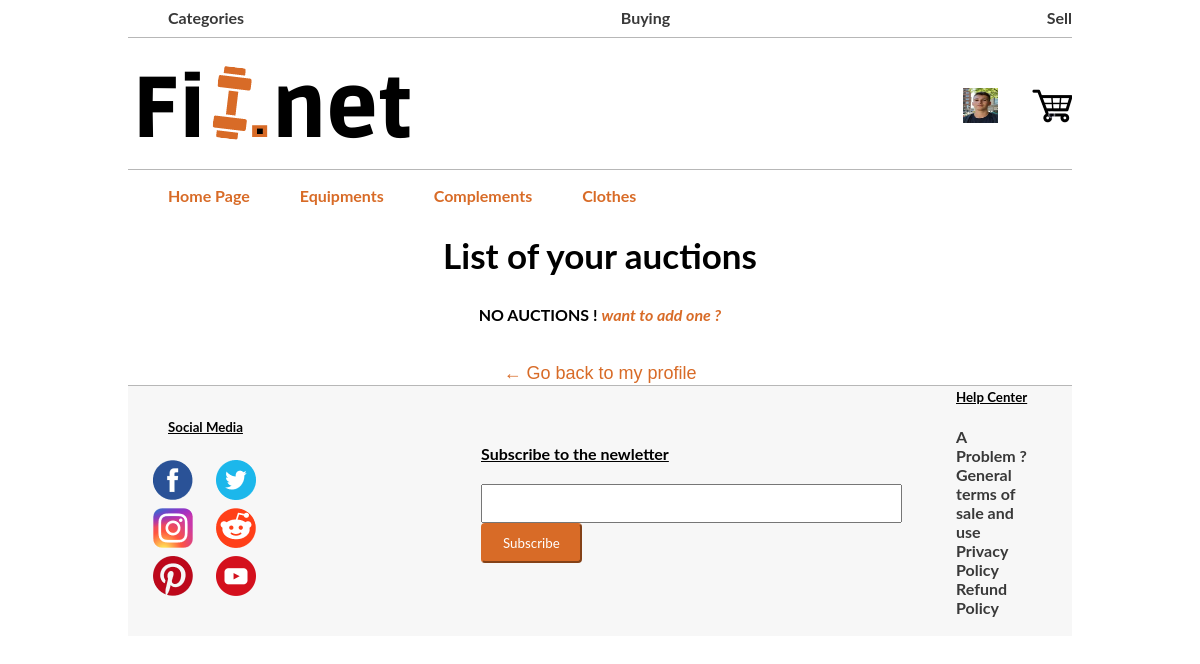
Before: /PHP/seeAuction.php (signed in) with the older database file.
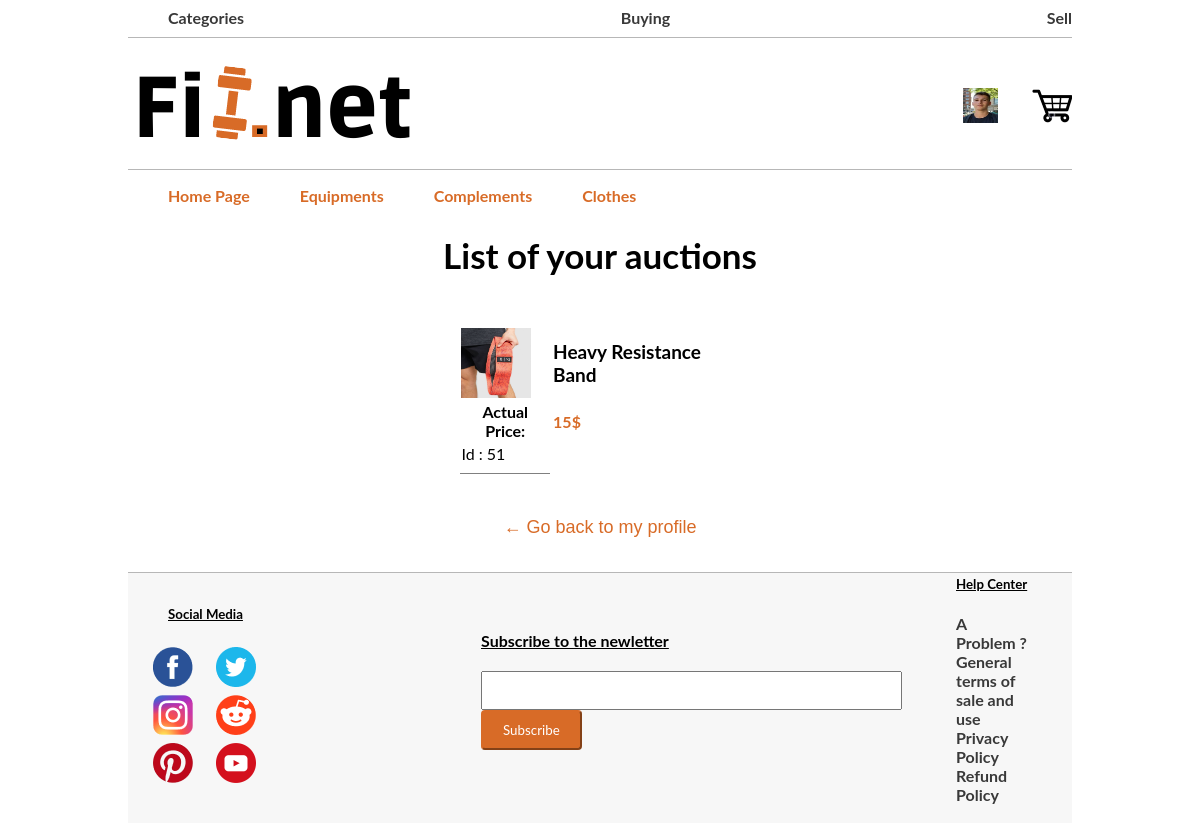
After: the same page with the newer database file.
### tables this page shows
CREATE TABLE IF NOT EXISTS `items` (
  `id` int(11) NOT NULL AUTO_INCREMENT,
  `name` text NOT NULL,
  `description` text NOT NULL,
  `price` int(11) NOT NULL,
  `category` text NOT NULL,
  `photo1` text NOT NULL,
  `photo2` text NOT NULL,
  `photo3` text NOT NULL,
  `video` text NOT NULL,
  `quantity` int(11) NOT NULL,
  `type_of_selling` text NOT NULL,
  `id_seller` int(11) NOT NULL,
  PRIMARY KEY (`id`)
);

### PHP/seeAuction.php (the view, shortened to what this page needs)
<?php include 'header.php'?>
<?php
$mysqli = new mysqli('127.0.0.1','root', '', 'fitnet', NULL) or die("Connect failed");
$idseller = $_SESSION['id'];
$queryauctions = $mysqli->query("SELECT * FROM `auction` WHERE `id_seller`='$idseller' AND `status`='inprogress' ");
$allauctions = array();
if($queryauctions->num_rows > 0){
    while($row = $queryauctions->fetch_assoc()) {
        $auction= array($row['id_auction'],$row['id_buyer'],$row['id_seller'],$row['id_item'],$row['price'],$row['status'],$row['date']);
        $allauctions[] = $auction;
    }
}
$nbAuctions = count($allauctions);
$allItems = array();
for($i=0;$i<$nbAuctions;$i++){
    $idItem = $allauctions[$i][3];
    $queryItem = $mysqli->query("SELECT id,name,photo1,price FROM `items` WHERE `id`='$idItem' ");
    if ($queryItem->num_rows > 0) {
        while($row = $queryItem->fetch_assoc()) {
            $item= array($row["id"],$row["name"],$row["photo1"],$row["price"]);
            $allItems[] = $item;
        }
    }
}
?>
<div  align='center'>
<h2 style="font-size : 35px;">List of your auctions</h2>
<?php
if($nbAuctions > 0){
    echo "<div class='profile_information_change'><table border=1 class='table_of_differnets_items'>";
    for($i=0;$i<$nbAuctions;$i++){
        $id = $allItems[$i][0];
        $name = $allItems[$i][1];
        $photo1 = $allItems[$i][2];
        $photo1 = "../itemImages/".$photo1;
        $price = $allItems[$i][3];
        echo "<tr><td style='border : none; '><img src=".$photo1." width='70' height='70'></td><td style=' border : none;' class='raw_table_items_list' id='title_item'>".$name."</td></tr><tr><td style='border : none;' class='raw_table_items_list' id='price_item'>Actual Price: </td><td style='color :#D86B27; font-weight : bold;' class='raw_table_items_list'>".$price."$</td></tr><tr ><td style='border : none; border-bottom : grey 1px solid; padding-bottom : 10px;' class='raw_table_items_list'>Id : ".$id."</td></tr>";
    }
    echo "</table><div style='padding :40px 0px 3px 0px;'><a href='sellerProfile.php'><button class='button_go_back_to_my_profile'>← Go back to my profile</button></a></div>";
}else echo "<b>NO AUCTIONS !</b> <a href='addItem.php' style='text-decoration : none; color: #D86B27; font-style : italic; font-weight : bold;'>want to add one ?</a><br><br><br><a href='sellerProfile.php'><button class='button_go_back_to_my_profile'>← Go back to my profile</button></a></div>";
?>
</div>
<?php include 'footer.php'?>

### PHP/header.php (shortened to what this page needs)
<!DOCTYPE html>
<html>
<head>
	<link rel="stylesheet" type="text/css" href="../CSS/header.css">
</head>
<body>
	<?php
		if(isset($_SESSION['photo'])){
			$photo = "../profilepictures/".$_SESSION['photo'];
		}else{
			$photo = "../Images/account_icon.png";
		}
		$linkSell = "";
		$linkCart = "";
		if(isset($_SESSION['status'])){
			if($_SESSION['status']=="seller"){
				$linkProfile = "sellerProfile.php";
				$linkSell = "addItem.php";
			}
		}else{
			$linkProfile = "login.php";
			$linkSell = "login.php";
		}
		$curPageName = substr($_SERVER["SCRIPT_NAME"],strrpos($_SERVER["SCRIPT_NAME"],"/")+1);
    ?>
    <header>
    	<ul id="selectionMode">
    		<a href="../PHP/index.php" class="selectionType1"><li>Categories</li></a>
    		<a href="" class="selectionType1"><li>Buying</li></a>
    		<a href="<?= $linkSell?>" class="selectionType1"><li>Sell</li></a>
    	</ul>
    	<div id="logoHeader">
    		<a href="../PHP/index.php"><img src="../Images/Fit.net.png" alt="logo"></a>
    		<div>
    			<a href="<?= $linkProfile?>" class="customerIcons"><img src="<?= $photo ?>" alt="account" width=35 height=35></a>
    			<a href="<?= $linkCart?>" class="customerIcons"><img src="../Images/cart_icon.png" alt="cart"></a>
    		</div>
    	</div>
		<div>
		<?php
			if($curPageName != "payment.php" && $curPageName != "shoppingCart.php" && $curPageName != "adminProfile.php" && $curPageName != "buyerProfile.php" && $curPageName != "sellerProfile.php" && $curPageName != "editAdmin.php" && $curPageName != "editSeller.php" && $curPageName != "editBuyer.php" && $curPageName != "addItem.php" && $curPageName != "privacy_policy.php" && $curPageName != "refund_policy.php"){
		?>
    		<ul id="categoryMode">
    		    <a href="../PHP/index.php" class="selectionType2"><li>Home Page</li></a>
    		    <a href="../PHP/equipment.php" class="selectionType2"><li>Equipments</li></a>
    		    <a href="../PHP/complements.php" class="selectionType2"><li>Complements</li></a>
    		    <a href="../PHP/clothes.php" class="selectionType2"><li>Clothes</li></a>
    		</ul>
		<?php
			}
		?>
    	</div>
    </header>
</body>
</html>

### PHP/footer.php (shortened to what this page needs)
<!DOCTYPE html>
<html>
<head>
	<link rel="stylesheet" type="text/css" href="../CSS/footer.css">
</head>
<body>
<footer class="footer">
    	<table class="footer_table">
    		<tbody>
    			<tr>
    				<td class="first_footerpart">
    					<h5 class="title_footer1">Social Media</h5>
    					<table>
    						<tr>
    							<td class="different_socialMedia">
    								<a href="https://www.facebook.com/" target="_blank"><img src="../Images/fb_logo.png"></td></a>
    							</td>
    							<td class="different_socialMedia">
    								<a href="https://twitter.com/" target="_blank"><img src="../Images/twitter_logo.png"></a>
    							</td>
    						</tr>
    						<tr>
    							<td class="different_socialMedia">
    								<a href="https://www.instagram.com/" target="_blank"><img src="../Images/insta_logo.png"></a>
    							</td>
    							<td class="different_socialMedia">
    								<a href="https://www.reddit.com/" target="_blank"><img src="../Images/reddit_logo.png"></a>
    							</td>
    						</tr>
    						<tr>
    							<td class="different_socialMedia">
    								<a href="https://www.pinterest.fr/" target="_blank"><img src="../Images/pinterest_logo.png"></a>
    							</td>
    							<td class="different_socialMedia">
    								<a href="https://www.youtube.com/" target="_blank"><img src="../Images/youtube_logo.png"></a>
    							</td>
    						</tr>
    					</table>
    				<td class="second_footerpart">
    					<h4 class="title_footer2">Subscribe to the newletter</h4>
                        <form method="post">
                            <input type="email" name="email_marketing" id="textLabel_email_marketing" size="50">
							<input  id="button_email_marketing" type="submit" name="newsletter" value="Subscribe">
                        </form>
    				</td>
    				<td class="third_footerpart">
    					<h5 class="title_footer3" >Help Center</h5>
                        <ul id="help_center">
                          <a href="../PHP/contact_us.php" class="selectionType1"> <li>A Problem ?</li></a>
                          <a href="../PHP/general_terms_of_sale_and_use.php" class="selectionType1"> <li>General terms of sale and use</li></a>
                          <a href="../PHP/privacy_policy.php" class="selectionType1"><li></li>Privacy Policy</a>
                          <a href="../PHP/refund_policy.php" class="selectionType1"><li></li>Refund Policy</a>
                        </ul>
    				</td>
    </footer>
</body>
</html>

### CSS/header.css (style rules this page uses)
body { font-family: lato; padding-right: 10%; padding-left: 10%; }
#selectionMode { display : flex; justify-content: space-between; list-style-type: none; align-items: center; padding-bottom: 10px; border-bottom: 1px #B7B7B7 solid; }
#logoHeader { display : flex; justify-content: space-between; align-items: center; padding-bottom: 15px; border-bottom: 1px #B7B7B7 solid; }
.customerIcons { padding-left: 30px; }
#categoryMode { display : flex; list-style-type: none; align-items: center; }
.selectionType1, .selectionType2, .selectionType3 { color: #393939; text-decoration: none; font-weight: bold; }
.selectionType2 { color: #D86B27; padding-right: 50px; }

### CSS/footer.css (style rules this page uses)
.footer { border-top: 1px #B7B7B7 solid; display: flex; justify-content: space-around; background-color: #F7F7F7; }
.first_footerpart { padding-left: 20px; }
.third_footerpart { padding-right : 40px; }
.title_footer1 ,.title_footer2, .title_footer3 { text-decoration : underline; font-weight: bold; }
.title_footer1 { padding-left: 18px; }
.title_footer3 { padding-left: 40px; }
.footer_table { width: 100%; }
.second_footerpart { padding-left: 200px; }
.different_socialMedia { padding-right: 20px; padding-bottom: 5px; }
#textLabel_email_marketing { padding: 10px 0px 10px 0px; }
#button_email_marketing { padding: 10px 20px 10px 20px; font-family: lato; text-align: center; border-radius: 4px; color : white; border-color: #D86B27; background-color: #D86B27; }
#help_center { list-style-type: none; }

### CSS/modifyprofileCSS.php (style rules this page uses)
.profile_information_change { padding-top : 20px; width : 30%; padding-bottom : 30px; }
.button_go_back_to_my_profile { font-size : 18px; background-color : white; border : none; color: #D86B27; }
.table_of_differnets_items { border : none; }
.raw_table_items_list { border: none; overflow: hidden; }
#title_item { font-weight : bold; font-size : 19px; }
#price_item, #quantity_item, last_tr_of_table_item2 { text-align : center; font-weight : bold; }

Changed rows visible on the page:
added items: name "Heavy Resistance Band", price "15", id "51"
Other visible differences:
text no longer shown: "NO AUCTIONS ! want to add one ?"
